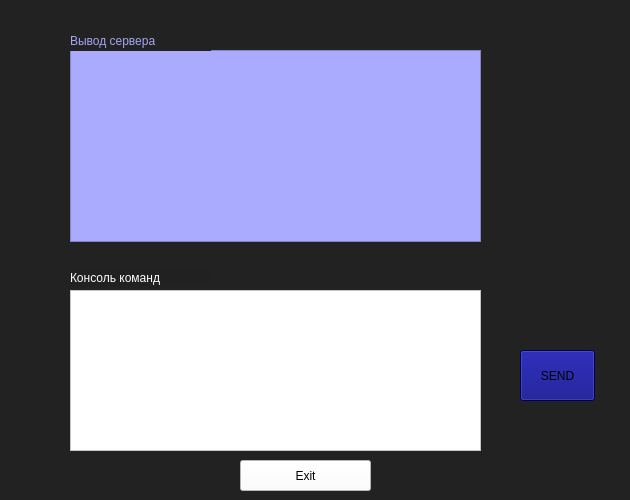
<?xml version="1.0" encoding="UTF-8"?>
<ui version="4.0">
 <class>MainWindow</class>
 <widget class="QMainWindow" name="MainWindow">
  <property name="geometry">
   <rect>
    <x>0</x>
    <y>0</y>
    <width>630</width>
    <height>500</height>
   </rect>
  </property>
  <property name="minimumSize">
   <size>
    <width>630</width>
    <height>500</height>
   </size>
  </property>
  <property name="maximumSize">
   <size>
    <width>630</width>
    <height>500</height>
   </size>
  </property>
  <property name="windowTitle">
   <string>MainWindow</string>
  </property>
  <widget class="QWidget" name="centralwidget">
   <property name="styleSheet">
    <string notr="true">background-color: rgb(34, 34, 34);</string>
   </property>
   <widget class="QPushButton" name="pushButton">
    <property name="geometry">
     <rect>
      <x>240</x>
      <y>460</y>
      <width>131</width>
      <height>31</height>
     </rect>
    </property>
    <property name="styleSheet">
     <string notr="true">background-color: rgb(255, 255, 255);
border-color: rgb(255, 255, 255);</string>
    </property>
    <property name="text">
     <string>Exit</string>
    </property>
   </widget>
   <widget class="QPlainTextEdit" name="plainTextEdit">
    <property name="geometry">
     <rect>
      <x>70</x>
      <y>290</y>
      <width>411</width>
      <height>161</height>
     </rect>
    </property>
    <property name="cursor" stdset="0">
     <cursorShape>IBeamCursor</cursorShape>
    </property>
    <property name="styleSheet">
     <string notr="true">background-color: rgb(255, 255, 255);</string>
    </property>
    <property name="plainText">
     <string/>
    </property>
   </widget>
   <widget class="QTextBrowser" name="textBrowser">
    <property name="geometry">
     <rect>
      <x>70</x>
      <y>50</y>
      <width>411</width>
      <height>192</height>
     </rect>
    </property>
    <property name="styleSheet">
     <string notr="true">background-color: rgb(170, 170, 255);</string>
    </property>
   </widget>
   <widget class="QPushButton" name="pushButton_2">
    <property name="geometry">
     <rect>
      <x>520</x>
      <y>350</y>
      <width>75</width>
      <height>51</height>
     </rect>
    </property>
    <property name="styleSheet">
     <string notr="true">background-color: rgb(0, 0, 127);
font: 87 16pt &quot;Segoe UI Black&quot;;</string>
    </property>
    <property name="text">
     <string>SEND</string>
    </property>
   </widget>
   <widget class="QLabel" name="label">
    <property name="geometry">
     <rect>
      <x>70</x>
      <y>270</y>
      <width>141</width>
      <height>16</height>
     </rect>
    </property>
    <property name="styleSheet">
     <string notr="true">font: 87 12pt &quot;Segoe UI Black&quot;;
color: rgb(255, 255, 255);
background-color:rgb(33, 33, 33);
</string>
    </property>
    <property name="text">
     <string>Консоль команд</string>
    </property>
   </widget>
   <widget class="QLabel" name="label_2">
    <property name="geometry">
     <rect>
      <x>70</x>
      <y>30</y>
      <width>141</width>
      <height>21</height>
     </rect>
    </property>
    <property name="styleSheet">
     <string notr="true">font: 87 12pt &quot;Segoe UI Black&quot;;
color: rgb(164, 164, 246);
background-color: rgb(34, 34, 34);</string>
    </property>
    <property name="text">
     <string>Вывод сервера</string>
    </property>
   </widget>
  </widget>
 </widget>
 <resources/>
 <connections/>
</ui>
